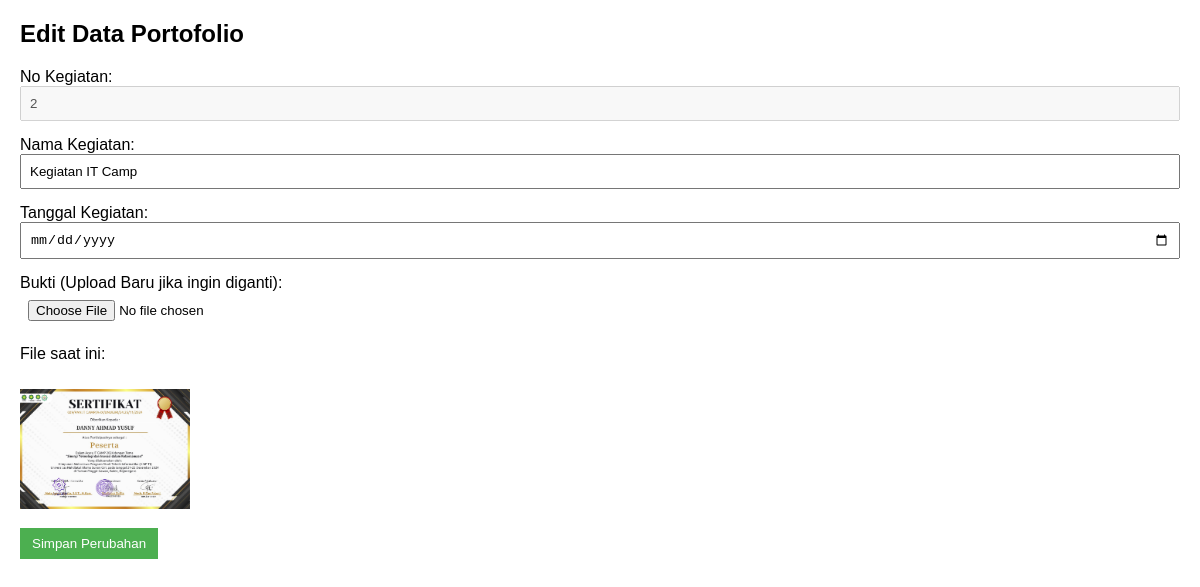
Page /edit.php?kode=2 on the committed database.
### tables this page shows
CREATE TABLE `portofolio` (
  `No_kegiatan` varchar(50) NOT NULL,
  `Nama_kegiatan` varchar(255) NOT NULL,
  `Tanggal` varchar(255) NOT NULL,
  `Bukti` varchar(255) NOT NULL
);

### edit.php (the view, shortened to what this page needs)
<?php
include 'koneksi2.php';
$kode = $_GET['kode'];
$query = "SELECT * FROM portofolio WHERE No_kegiatan = '$kode'";
$result = mysqli_query($koneksi, $query);
$data = mysqli_fetch_assoc($result);
?>
<!DOCTYPE html>
<html>
<head>
</head>
<body>
    <h2>Edit Data Portofolio</h2>
    <form action="" method="POST" enctype="multipart/form-data">
        <div class="form-group">
            <label>No Kegiatan:</label>
            <input type="text" name="kode" class="form-control" value="<?php echo htmlspecialchars($data['No_kegiatan']); ?>" disabled>
        </div>
        <div class="form-group">
            <label>Nama Kegiatan:</label>
            <input type="text" name="nama" class="form-control" value="<?php echo htmlspecialchars($data['Nama_kegiatan']); ?>" required>
        </div>
        <div class="form-group">
            <label>Tanggal Kegiatan:</label>
            <input type="date" name="tanggal" class="form-control" value="<?php echo htmlspecialchars($data['Tanggal']); ?>" required>
        </div>
        <div class="form-group">
            <label>Bukti (Upload Baru jika ingin diganti):</label>
            <input type="file" name="bukti" class="form-control">
            <p>File saat ini:</p>
            <img src="uploads/<?php echo htmlspecialchars($data['Bukti']); ?>" alt="Bukti" class="img-preview" onerror="this.src='aset/default.png'">
        </div>
        <button type="submit" class="btn">Simpan Perubahan</button>
    </form>
</body>
</html>

### edit.php (style rules this page uses)
body { font-family: Arial, sans-serif; margin: 20px; }
.form-group { margin-bottom: 15px; }
.form-control { width: 100%; padding: 8px; box-sizing: border-box; }
.btn { padding: 8px 12px; text-decoration: none; background-color: #4CAF50; color: white; border: none; }
.img-preview { max-height: 120px; margin-top: 10px; }

### rows in the picture
portofolio: kode "2", nama "Kegiatan IT Camp", Bukti (picture)
